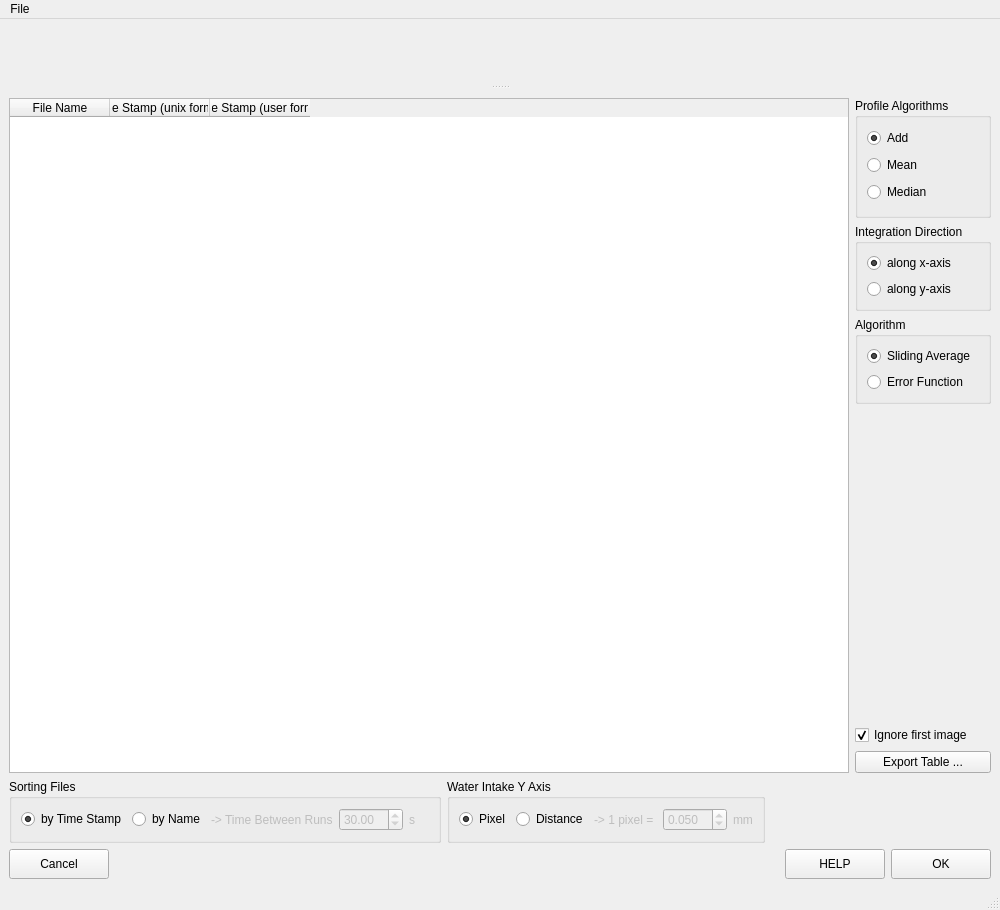
<?xml version="1.0" encoding="UTF-8"?>
<ui version="4.0">
 <class>MainWindow</class>
 <widget class="QMainWindow" name="MainWindow">
  <property name="geometry">
   <rect>
    <x>0</x>
    <y>0</y>
    <width>1000</width>
    <height>910</height>
   </rect>
  </property>
  <property name="minimumSize">
   <size>
    <width>0</width>
    <height>500</height>
   </size>
  </property>
  <property name="windowTitle">
   <string>MainWindow</string>
  </property>
  <widget class="QWidget" name="centralwidget">
   <layout class="QVBoxLayout" name="verticalLayout_4">
    <item>
     <layout class="QHBoxLayout" name="horizontalLayout_4"/>
    </item>
    <item>
     <layout class="QHBoxLayout" name="horizontalLayout_3"/>
    </item>
    <item>
     <widget class="QSplitter" name="splitter">
      <property name="midLineWidth">
       <number>5</number>
      </property>
      <property name="orientation">
       <enum>Qt::Vertical</enum>
      </property>
      <property name="opaqueResize">
       <bool>true</bool>
      </property>
      <property name="handleWidth">
       <number>22</number>
      </property>
      <widget class="QWidget" name="widget" native="true">
       <property name="sizePolicy">
        <sizepolicy hsizetype="Expanding" vsizetype="Maximum">
         <horstretch>0</horstretch>
         <verstretch>0</verstretch>
        </sizepolicy>
       </property>
       <property name="minimumSize">
        <size>
         <width>0</width>
         <height>0</height>
        </size>
       </property>
      </widget>
      <widget class="QWidget" name="layoutWidget">
       <layout class="QVBoxLayout" name="verticalLayout">
        <item>
         <layout class="QHBoxLayout" name="horizontalLayout_8">
          <item>
           <widget class="QTableWidget" name="tableWidget">
            <property name="minimumSize">
             <size>
              <width>0</width>
              <height>0</height>
             </size>
            </property>
            <column>
             <property name="text">
              <string>File Name</string>
             </property>
            </column>
            <column>
             <property name="text">
              <string>Time Stamp (unix format)</string>
             </property>
            </column>
            <column>
             <property name="text">
              <string>Time Stamp (user format)</string>
             </property>
            </column>
           </widget>
          </item>
          <item>
           <layout class="QVBoxLayout" name="verticalLayout_3">
            <item>
             <widget class="QGroupBox" name="groupBox_2">
              <property name="sizePolicy">
               <sizepolicy hsizetype="Preferred" vsizetype="Minimum">
                <horstretch>0</horstretch>
                <verstretch>0</verstretch>
               </sizepolicy>
              </property>
              <property name="minimumSize">
               <size>
                <width>0</width>
                <height>120</height>
               </size>
              </property>
              <property name="title">
               <string>Profile Algorithms</string>
              </property>
              <layout class="QVBoxLayout" name="verticalLayout_2">
               <item>
                <widget class="QRadioButton" name="add_radioButton">
                 <property name="text">
                  <string>Add</string>
                 </property>
                 <property name="checked">
                  <bool>true</bool>
                 </property>
                </widget>
               </item>
               <item>
                <widget class="QRadioButton" name="mean_radioButton">
                 <property name="text">
                  <string>Mean</string>
                 </property>
                </widget>
               </item>
               <item>
                <widget class="QRadioButton" name="median_radioButton">
                 <property name="text">
                  <string>Median</string>
                 </property>
                </widget>
               </item>
              </layout>
             </widget>
            </item>
            <item>
             <widget class="QGroupBox" name="groupBox_4">
              <property name="title">
               <string>Integration Direction</string>
              </property>
              <layout class="QVBoxLayout" name="verticalLayout_5">
               <item>
                <widget class="QRadioButton" name="x_axis_integration_radioButton">
                 <property name="text">
                  <string>along x-axis</string>
                 </property>
                 <property name="checked">
                  <bool>true</bool>
                 </property>
                </widget>
               </item>
               <item>
                <widget class="QRadioButton" name="y_axis_integration_radioButton">
                 <property name="text">
                  <string>along y-axis</string>
                 </property>
                </widget>
               </item>
              </layout>
             </widget>
            </item>
            <item>
             <widget class="QGroupBox" name="groupBox_5">
              <property name="title">
               <string>Algorithm</string>
              </property>
              <layout class="QVBoxLayout" name="verticalLayout_6">
               <item>
                <widget class="QRadioButton" name="sliding_average_checkBox">
                 <property name="text">
                  <string>Sliding Average</string>
                 </property>
                 <property name="checked">
                  <bool>true</bool>
                 </property>
                </widget>
               </item>
               <item>
                <widget class="QRadioButton" name="error_function_checkBox">
                 <property name="text">
                  <string>Error Function</string>
                 </property>
                </widget>
               </item>
              </layout>
             </widget>
            </item>
            <item>
             <spacer name="verticalSpacer">
              <property name="orientation">
               <enum>Qt::Vertical</enum>
              </property>
              <property name="sizeHint" stdset="0">
               <size>
                <width>20</width>
                <height>40</height>
               </size>
              </property>
             </spacer>
            </item>
            <item>
             <widget class="QCheckBox" name="ignore_first_image_checkbox">
              <property name="text">
               <string>Ignore first image</string>
              </property>
              <property name="checked">
               <bool>true</bool>
              </property>
             </widget>
            </item>
            <item>
             <widget class="QPushButton" name="export_table_button">
              <property name="text">
               <string>Export Table ...</string>
              </property>
             </widget>
            </item>
           </layout>
          </item>
         </layout>
        </item>
        <item>
         <layout class="QHBoxLayout" name="horizontalLayout_6">
          <item>
           <widget class="QGroupBox" name="groupBox_3">
            <property name="title">
             <string>Sorting Files</string>
            </property>
            <layout class="QHBoxLayout" name="horizontalLayout_7">
             <item>
              <widget class="QRadioButton" name="sort_files_by_time_radioButton">
               <property name="text">
                <string>by Time Stamp</string>
               </property>
               <property name="checked">
                <bool>true</bool>
               </property>
              </widget>
             </item>
             <item>
              <widget class="QRadioButton" name="sort_files_by_name_radioButton">
               <property name="text">
                <string>by Name</string>
               </property>
              </widget>
             </item>
             <item>
              <widget class="QLabel" name="time_between_runs_label">
               <property name="enabled">
                <bool>false</bool>
               </property>
               <property name="maximumSize">
                <size>
                 <width>130</width>
                 <height>16777215</height>
                </size>
               </property>
               <property name="text">
                <string>-&gt; Time Between Runs</string>
               </property>
              </widget>
             </item>
             <item>
              <widget class="QDoubleSpinBox" name="time_between_runs_spinBox">
               <property name="enabled">
                <bool>false</bool>
               </property>
               <property name="maximumSize">
                <size>
                 <width>80</width>
                 <height>16777215</height>
                </size>
               </property>
               <property name="decimals">
                <number>2</number>
               </property>
               <property name="minimum">
                <double>0.100000000000000</double>
               </property>
               <property name="maximum">
                <double>500.000000000000000</double>
               </property>
               <property name="singleStep">
                <double>0.100000000000000</double>
               </property>
               <property name="value">
                <double>30.000000000000000</double>
               </property>
              </widget>
             </item>
             <item>
              <widget class="QLabel" name="time_between_runs_units_label">
               <property name="enabled">
                <bool>false</bool>
               </property>
               <property name="minimumSize">
                <size>
                 <width>20</width>
                 <height>0</height>
                </size>
               </property>
               <property name="maximumSize">
                <size>
                 <width>20</width>
                 <height>16777215</height>
                </size>
               </property>
               <property name="text">
                <string>s</string>
               </property>
              </widget>
             </item>
            </layout>
           </widget>
          </item>
          <item>
           <widget class="QGroupBox" name="groupBox">
            <property name="title">
             <string>Water Intake Y Axis</string>
            </property>
            <layout class="QHBoxLayout" name="horizontalLayout_5">
             <item>
              <widget class="QRadioButton" name="pixel_radioButton">
               <property name="text">
                <string>Pixel</string>
               </property>
               <property name="checked">
                <bool>true</bool>
               </property>
              </widget>
             </item>
             <item>
              <widget class="QRadioButton" name="distance_radioButton">
               <property name="text">
                <string>Distance</string>
               </property>
              </widget>
             </item>
             <item>
              <widget class="QLabel" name="water_intake_distance_label">
               <property name="enabled">
                <bool>false</bool>
               </property>
               <property name="text">
                <string>-&gt; 1 pixel = </string>
               </property>
              </widget>
             </item>
             <item>
              <widget class="QDoubleSpinBox" name="pixel_size_spinBox">
               <property name="enabled">
                <bool>false</bool>
               </property>
               <property name="decimals">
                <number>3</number>
               </property>
               <property name="minimum">
                <double>0.001000000000000</double>
               </property>
               <property name="maximum">
                <double>10.000000000000000</double>
               </property>
               <property name="singleStep">
                <double>0.001000000000000</double>
               </property>
               <property name="value">
                <double>0.050000000000000</double>
               </property>
              </widget>
             </item>
             <item>
              <widget class="QLabel" name="pixel_size_units">
               <property name="enabled">
                <bool>false</bool>
               </property>
               <property name="text">
                <string>mm</string>
               </property>
              </widget>
             </item>
            </layout>
           </widget>
          </item>
          <item>
           <spacer name="horizontalSpacer_2">
            <property name="orientation">
             <enum>Qt::Horizontal</enum>
            </property>
            <property name="sizeHint" stdset="0">
             <size>
              <width>40</width>
              <height>20</height>
             </size>
            </property>
           </spacer>
          </item>
         </layout>
        </item>
       </layout>
      </widget>
     </widget>
    </item>
    <item>
     <layout class="QHBoxLayout" name="horizontalLayout">
      <item>
       <widget class="QPushButton" name="cancel_button">
        <property name="minimumSize">
         <size>
          <width>100</width>
          <height>30</height>
         </size>
        </property>
        <property name="maximumSize">
         <size>
          <width>100</width>
          <height>30</height>
         </size>
        </property>
        <property name="text">
         <string>Cancel</string>
        </property>
       </widget>
      </item>
      <item>
       <spacer name="horizontalSpacer">
        <property name="orientation">
         <enum>Qt::Horizontal</enum>
        </property>
        <property name="sizeHint" stdset="0">
         <size>
          <width>408</width>
          <height>20</height>
         </size>
        </property>
       </spacer>
      </item>
      <item>
       <widget class="QPushButton" name="help_button">
        <property name="minimumSize">
         <size>
          <width>100</width>
          <height>30</height>
         </size>
        </property>
        <property name="maximumSize">
         <size>
          <width>100</width>
          <height>30</height>
         </size>
        </property>
        <property name="text">
         <string>HELP</string>
        </property>
       </widget>
      </item>
      <item>
       <widget class="QPushButton" name="ok_button">
        <property name="minimumSize">
         <size>
          <width>100</width>
          <height>30</height>
         </size>
        </property>
        <property name="maximumSize">
         <size>
          <width>100</width>
          <height>30</height>
         </size>
        </property>
        <property name="text">
         <string>OK</string>
        </property>
       </widget>
      </item>
     </layout>
    </item>
   </layout>
  </widget>
  <widget class="QMenuBar" name="menubar">
   <property name="geometry">
    <rect>
     <x>0</x>
     <y>0</y>
     <width>1000</width>
     <height>22</height>
    </rect>
   </property>
   <widget class="QMenu" name="menuFile_2">
    <property name="title">
     <string>File</string>
    </property>
    <widget class="QMenu" name="menuImport_2">
     <property name="title">
      <string>Import</string>
     </property>
     <addaction name="actionDsc"/>
    </widget>
    <widget class="QMenu" name="menuExport">
     <property name="title">
      <string>Export</string>
     </property>
     <addaction name="actionProfiles"/>
     <addaction name="actionWater_Intake_2"/>
    </widget>
    <addaction name="menuImport_2"/>
    <addaction name="menuExport"/>
   </widget>
   <addaction name="menuFile_2"/>
  </widget>
  <widget class="QStatusBar" name="statusbar"/>
  <action name="actionExport_Profile">
   <property name="text">
    <string>Profiles ...</string>
   </property>
  </action>
  <action name="actionWater_Intake">
   <property name="text">
    <string>Water Intake ...</string>
   </property>
  </action>
  <action name="actionImportedFilesMetadata">
   <property name="text">
    <string>Imported Files and Metadata ...</string>
   </property>
  </action>
  <action name="actionBy_Time_Stamp">
   <property name="text">
    <string>by Time Stamp</string>
   </property>
  </action>
  <action name="actionBy_File_Name">
   <property name="text">
    <string>by File Name</string>
   </property>
  </action>
  <action name="actionDsc_files">
   <property name="text">
    <string>dsc files ...</string>
   </property>
  </action>
  <action name="actionDsc">
   <property name="text">
    <string>dsc ...</string>
   </property>
  </action>
  <action name="actionWater_Intake_2">
   <property name="text">
    <string>Water Intake ...</string>
   </property>
  </action>
  <action name="actionProfiles">
   <property name="text">
    <string>Profiles ...</string>
   </property>
  </action>
 </widget>
 <resources/>
 <connections>
  <connection>
   <sender>ok_button</sender>
   <signal>clicked()</signal>
   <receiver>MainWindow</receiver>
   <slot>ok_button_clicked()</slot>
   <hints>
    <hint type="sourcelabel">
     <x>987</x>
     <y>876</y>
    </hint>
    <hint type="destinationlabel">
     <x>685</x>
     <y>625</y>
    </hint>
   </hints>
  </connection>
  <connection>
   <sender>cancel_button</sender>
   <signal>clicked()</signal>
   <receiver>MainWindow</receiver>
   <slot>cancel_button_clicked()</slot>
   <hints>
    <hint type="sourcelabel">
     <x>88</x>
     <y>876</y>
    </hint>
    <hint type="destinationlabel">
     <x>399</x>
     <y>419</y>
    </hint>
   </hints>
  </connection>
  <connection>
   <sender>help_button</sender>
   <signal>clicked()</signal>
   <receiver>MainWindow</receiver>
   <slot>help_button_clicked()</slot>
   <hints>
    <hint type="sourcelabel">
     <x>885</x>
     <y>876</y>
    </hint>
    <hint type="destinationlabel">
     <x>399</x>
     <y>419</y>
    </hint>
   </hints>
  </connection>
  <connection>
   <sender>actionExport_Profile</sender>
   <signal>triggered()</signal>
   <receiver>MainWindow</receiver>
   <slot>export_profile_clicked()</slot>
   <hints>
    <hint type="sourcelabel">
     <x>-1</x>
     <y>-1</y>
    </hint>
    <hint type="destinationlabel">
     <x>399</x>
     <y>421</y>
    </hint>
   </hints>
  </connection>
  <connection>
   <sender>actionWater_Intake</sender>
   <signal>triggered()</signal>
   <receiver>MainWindow</receiver>
   <slot>export_water_intake_clicked()</slot>
   <hints>
    <hint type="sourcelabel">
     <x>-1</x>
     <y>-1</y>
    </hint>
    <hint type="destinationlabel">
     <x>399</x>
     <y>421</y>
    </hint>
   </hints>
  </connection>
  <connection>
   <sender>add_radioButton</sender>
   <signal>clicked()</signal>
   <receiver>MainWindow</receiver>
   <slot>profile_algo_changed()</slot>
   <hints>
    <hint type="sourcelabel">
     <x>961</x>
     <y>187</y>
    </hint>
    <hint type="destinationlabel">
     <x>399</x>
     <y>421</y>
    </hint>
   </hints>
  </connection>
  <connection>
   <sender>mean_radioButton</sender>
   <signal>clicked()</signal>
   <receiver>MainWindow</receiver>
   <slot>profile_algo_changed()</slot>
   <hints>
    <hint type="sourcelabel">
     <x>961</x>
     <y>210</y>
    </hint>
    <hint type="destinationlabel">
     <x>399</x>
     <y>421</y>
    </hint>
   </hints>
  </connection>
  <connection>
   <sender>median_radioButton</sender>
   <signal>clicked()</signal>
   <receiver>MainWindow</receiver>
   <slot>profile_algo_changed()</slot>
   <hints>
    <hint type="sourcelabel">
     <x>961</x>
     <y>233</y>
    </hint>
    <hint type="destinationlabel">
     <x>399</x>
     <y>421</y>
    </hint>
   </hints>
  </connection>
  <connection>
   <sender>sort_files_by_time_radioButton</sender>
   <signal>clicked()</signal>
   <receiver>MainWindow</receiver>
   <slot>sorting_files_checkbox_clicked()</slot>
   <hints>
    <hint type="sourcelabel">
     <x>138</x>
     <y>816</y>
    </hint>
    <hint type="destinationlabel">
     <x>9</x>
     <y>933</y>
    </hint>
   </hints>
  </connection>
  <connection>
   <sender>sort_files_by_name_radioButton</sender>
   <signal>clicked()</signal>
   <receiver>MainWindow</receiver>
   <slot>sorting_files_checkbox_clicked()</slot>
   <hints>
    <hint type="sourcelabel">
     <x>225</x>
     <y>816</y>
    </hint>
    <hint type="destinationlabel">
     <x>9</x>
     <y>984</y>
    </hint>
   </hints>
  </connection>
  <connection>
   <sender>time_between_runs_spinBox</sender>
   <signal>editingFinished()</signal>
   <receiver>MainWindow</receiver>
   <slot>time_between_runs_spinBox_changed()</slot>
   <hints>
    <hint type="sourcelabel">
     <x>440</x>
     <y>818</y>
    </hint>
    <hint type="destinationlabel">
     <x>9</x>
     <y>831</y>
    </hint>
   </hints>
  </connection>
  <connection>
   <sender>pixel_radioButton</sender>
   <signal>clicked()</signal>
   <receiver>MainWindow</receiver>
   <slot>_water_intake_yaxis_checkbox_changed()</slot>
   <hints>
    <hint type="sourcelabel">
     <x>568</x>
     <y>816</y>
    </hint>
    <hint type="destinationlabel">
     <x>551</x>
     <y>1150</y>
    </hint>
   </hints>
  </connection>
  <connection>
   <sender>distance_radioButton</sender>
   <signal>clicked()</signal>
   <receiver>MainWindow</receiver>
   <slot>_water_intake_yaxis_checkbox_changed()</slot>
   <hints>
    <hint type="sourcelabel">
     <x>654</x>
     <y>816</y>
    </hint>
    <hint type="destinationlabel">
     <x>619</x>
     <y>1150</y>
    </hint>
   </hints>
  </connection>
  <connection>
   <sender>pixel_size_spinBox</sender>
   <signal>editingFinished()</signal>
   <receiver>MainWindow</receiver>
   <slot>_pixel_size_spinBox_changed()</slot>
   <hints>
    <hint type="sourcelabel">
     <x>807</x>
     <y>818</y>
    </hint>
    <hint type="destinationlabel">
     <x>828</x>
     <y>1150</y>
    </hint>
   </hints>
  </connection>
  <connection>
   <sender>actionDsc_files</sender>
   <signal>triggered()</signal>
   <receiver>MainWindow</receiver>
   <slot>import_dsc_clicked()</slot>
   <hints>
    <hint type="sourcelabel">
     <x>-1</x>
     <y>-1</y>
    </hint>
    <hint type="destinationlabel">
     <x>535</x>
     <y>632</y>
    </hint>
   </hints>
  </connection>
  <connection>
   <sender>export_table_button</sender>
   <signal>pressed()</signal>
   <receiver>MainWindow</receiver>
   <slot>export_table_button_clicked()</slot>
   <hints>
    <hint type="sourcelabel">
     <x>982</x>
     <y>752</y>
    </hint>
    <hint type="destinationlabel">
     <x>535</x>
     <y>632</y>
    </hint>
   </hints>
  </connection>
  <connection>
   <sender>actionProfiles</sender>
   <signal>triggered()</signal>
   <receiver>MainWindow</receiver>
   <slot>export_profile_clicked()</slot>
   <hints>
    <hint type="sourcelabel">
     <x>-1</x>
     <y>-1</y>
    </hint>
    <hint type="destinationlabel">
     <x>535</x>
     <y>632</y>
    </hint>
   </hints>
  </connection>
  <connection>
   <sender>actionWater_Intake_2</sender>
   <signal>triggered()</signal>
   <receiver>MainWindow</receiver>
   <slot>export_water_intake_clicked()</slot>
   <hints>
    <hint type="sourcelabel">
     <x>-1</x>
     <y>-1</y>
    </hint>
    <hint type="destinationlabel">
     <x>535</x>
     <y>632</y>
    </hint>
   </hints>
  </connection>
  <connection>
   <sender>actionDsc</sender>
   <signal>triggered()</signal>
   <receiver>MainWindow</receiver>
   <slot>import_dsc_clicked()</slot>
   <hints>
    <hint type="sourcelabel">
     <x>-1</x>
     <y>-1</y>
    </hint>
    <hint type="destinationlabel">
     <x>535</x>
     <y>632</y>
    </hint>
   </hints>
  </connection>
  <connection>
   <sender>x_axis_integration_radioButton</sender>
   <signal>clicked()</signal>
   <receiver>MainWindow</receiver>
   <slot>integration_direction_changed()</slot>
   <hints>
    <hint type="sourcelabel">
     <x>961</x>
     <y>301</y>
    </hint>
    <hint type="destinationlabel">
     <x>836</x>
     <y>1098</y>
    </hint>
   </hints>
  </connection>
  <connection>
   <sender>y_axis_integration_radioButton</sender>
   <signal>clicked()</signal>
   <receiver>MainWindow</receiver>
   <slot>integration_direction_changed()</slot>
   <hints>
    <hint type="sourcelabel">
     <x>961</x>
     <y>318</y>
    </hint>
    <hint type="destinationlabel">
     <x>850</x>
     <y>1121</y>
    </hint>
   </hints>
  </connection>
  <connection>
   <sender>ignore_first_image_checkbox</sender>
   <signal>clicked()</signal>
   <receiver>MainWindow</receiver>
   <slot>ignore_first_image_checkbox_clicked()</slot>
   <hints>
    <hint type="sourcelabel">
     <x>970</x>
     <y>705</y>
    </hint>
    <hint type="destinationlabel">
     <x>612</x>
     <y>1091</y>
    </hint>
   </hints>
  </connection>
  <connection>
   <sender>sliding_average_checkBox</sender>
   <signal>clicked()</signal>
   <receiver>MainWindow</receiver>
   <slot>algorithm_changed()</slot>
   <hints>
    <hint type="sourcelabel">
     <x>889</x>
     <y>363</y>
    </hint>
    <hint type="destinationlabel">
     <x>760</x>
     <y>42</y>
    </hint>
   </hints>
  </connection>
  <connection>
   <sender>error_function_checkBox</sender>
   <signal>clicked()</signal>
   <receiver>MainWindow</receiver>
   <slot>algorithm_changed()</slot>
   <hints>
    <hint type="sourcelabel">
     <x>900</x>
     <y>387</y>
    </hint>
    <hint type="destinationlabel">
     <x>812</x>
     <y>51</y>
    </hint>
   </hints>
  </connection>
 </connections>
 <slots>
  <slot>slider_changed()</slot>
  <slot>add_profile()</slot>
  <slot>remove_profile()</slot>
  <slot>ok_button_clicked()</slot>
  <slot>export_button_clicked()</slot>
  <slot>save_roi_table()</slot>
  <slot>cancel_button_clicked()</slot>
  <slot>help_button_clicked()</slot>
  <slot>export_profile_clicked()</slot>
  <slot>export_water_intake_clicked()</slot>
  <slot>profile_algo_changed()</slot>
  <slot>display_imported_files_clicked()</slot>
  <slot>sorting_files_checkbox_clicked()</slot>
  <slot>time_between_runs_spinBox_changed()</slot>
  <slot>_water_intake_yaxis_checkbox_changed()</slot>
  <slot>_pixel_size_spinBox_changed()</slot>
  <slot>import_dsc_clicked()</slot>
  <slot>export_table_button_clicked()</slot>
  <slot>integration_direction_changed()</slot>
  <slot>ignore_first_image_checkbox_clicked()</slot>
  <slot>algorithm_changed()</slot>
 </slots>
</ui>
